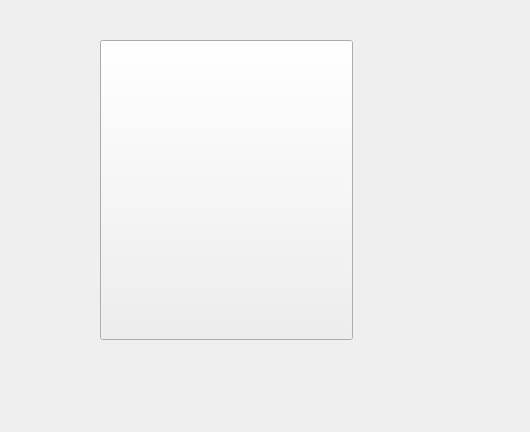
<?xml version="1.0" encoding="UTF-8"?>
<ui version="4.0">
 <class>Form</class>
 <widget class="QWidget" name="Form">
  <property name="geometry">
   <rect>
    <x>0</x>
    <y>0</y>
    <width>530</width>
    <height>432</height>
   </rect>
  </property>
  <property name="windowTitle">
   <string>Form</string>
  </property>
  <widget class="OnOffButton" name="onOffButton">
   <property name="geometry">
    <rect>
     <x>100</x>
     <y>40</y>
     <width>253</width>
     <height>300</height>
    </rect>
   </property>
   <property name="toolTip">
    <string>OnOffButton Widget</string>
   </property>
   <property name="whatsThis">
    <string>SCADA OnOffButton</string>
   </property>
   <property name="PathImageTrue" stdset="0">
    <string>/home/scholl/Dropbox/Spyder/essa/images/opened-2.png</string>
   </property>
   <property name="PathImageFalse" stdset="0">
    <string>/home/scholl/Dropbox/Spyder/essa/images/closed-2.png</string>
   </property>
  </widget>
 </widget>
 <customwidgets>
  <customwidget>
   <class>OnOffButton</class>
   <extends>QPushButton</extends>
   <header>onOfButton</header>
  </customwidget>
 </customwidgets>
 <resources/>
 <connections/>
</ui>
